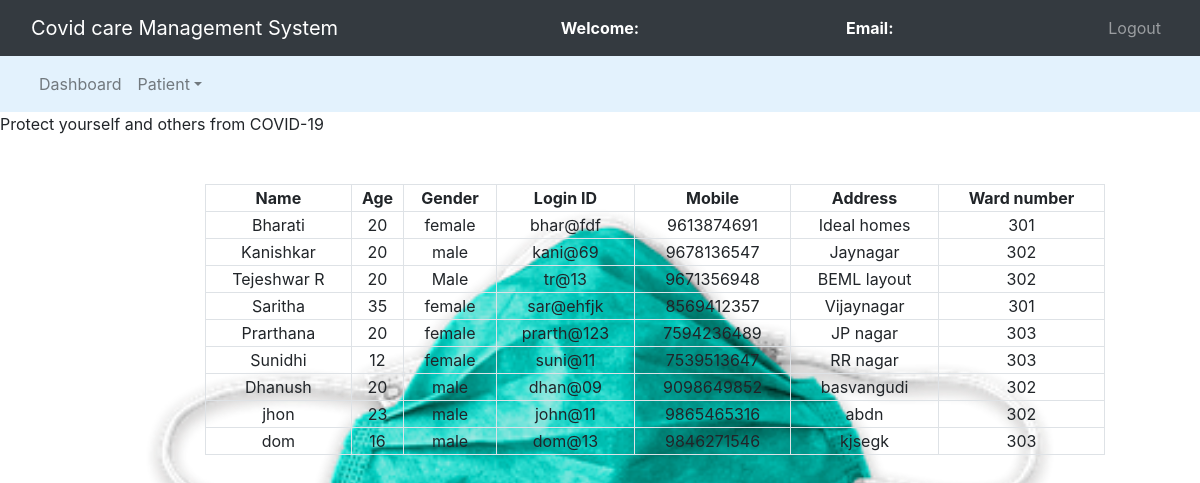
The page /admin/patlist.php on the database its author committed.
### tables this page shows
CREATE TABLE `patient` (
  `id` int(30) NOT NULL,
  `name` varchar(30) NOT NULL,
  `age` int(11) NOT NULL,
  `gender` varchar(10) NOT NULL,
  `logid` varchar(30) NOT NULL,
  `password` varchar(30) NOT NULL,
  `mobile` varchar(30) NOT NULL,
  `address` varchar(50) NOT NULL,
  `wardno` int(10) DEFAULT NULL
);

### admin/patlist.php (the view, shortened to what this page needs)
<?php
	$connection = mysqli_connect("localhost","root","");
	$query = "select * from patient";
?>
<!DOCTYPE html>
<html lang="en" dir="ltr">
  <head>
    <link rel="stylesheet" href="https://stackpath.bootstrapcdn.com/bootstrap/4.1.3/css/bootstrap.min.css">
  </head>
  <body>
    <nav class="navbar navbar-expand-lg navbar-dark bg-dark">
		<div class="container-fluid">
			<div class="navbar-header">
				<a class="navbar-brand" href="index.php">Covid care Management System</a>
			</div>
      <font style="color: white"><span><strong>Welcome: <?php echo $_SESSION['name'];?></strong></span></font>
			<font style="color: white"><span><strong>Email: <?php echo $_SESSION['email'];?></strong></span></font>
			<ul class="nav navbar-nav navbar-right">
        <li class="nav-item"><a class="nav-link" href="logout.php">Logout</a></li>
			</ul>
		</div>
	</nav>
	<nav class="navbar navbar-expand-lg navbar-light" style="background-color: #e3f2fd">
	<div class="container-fluid">
		<ul class="nav navbar-nav navbar-center">
			<li class="nav-item">
				<a href="admin_dashboard.php" class="nav-link">Dashboard</a>
				<li class="nav-item dropdown">
				<a class="nav-link dropdown-toggle" data-toggle="dropdown">Patient</a>
			</li>
		</li>
	</ul>
</div>
</nav>
  <span><marquee>Protect yourself and others from COVID-19</marquee></span><br><br>
  <div class="row">
	<div class="col-md-2"></div>
	<div class="col-md-8">
		<form>
			<table class="table-bordered" width="900px" style="text-align: center">
				<tr>
					<th>Name</th>
          <th>Age</th>
          <th>Gender</th>
					<th>Login ID</th>
					<th>Mobile</th>
					<th>Address</th>
						<th>Ward number</th>
				</tr>
				<?php
					$query_run = mysqli_query($connection,$query);
					while($row = mysqli_fetch_assoc($query_run)){
            $name = $row['name'];
            $age = $row['age'];
            $gender = $row['gender'];
            $mobile = $row['mobile'];
            $address = $row['address'];
            $logid = $row['logid'];
						$wardno = $row['wardno'];
				?>
						<tr>
              <td><?php echo $name;?></td>
              <td><?php echo $age;?></td>
              <td><?php echo $gender;?></td>
              <td><?php echo $logid;?></td>
              <td><?php echo $mobile;?></td>
              <td><?php echo $address;?></td>
							<td><?php echo $wardno;?></td>
            </tr>
						<?php
					}
				?>
			</table>
		</form>
	</div>
	<div class="col-md-2"></div>
</div>
  </body>
</html>

### admin/patlist.php (style rules this page uses)
body { background-image: url(c5.webp); background-repeat: no-no-repeat; background-size: cover; background-position: center center; background-attachment: fixed; }

### rows shown on the page
patient: name "Bharati", age "20", gender "female", logid "bhar@fdf", mobile "9613874691", address "Ideal homes", wardno "301"
patient: name "Kanishkar", age "20", gender "male", logid "kani@69", mobile "9678136547", address "Jaynagar", wardno "302"
patient: name "Tejeshwar R", age "20", gender "Male", logid "tr@13", mobile "9671356948", address "BEML layout", wardno "302"
patient: name "Saritha", age "35", gender "female", logid "sar@ehfjk", mobile "8569412357", address "Vijaynagar", wardno "301"
patient: name "Prarthana", age "20", gender "female", logid "prarth@123", mobile "7594236489", address "JP nagar", wardno "303"
patient: name "Sunidhi", age "12", gender "female", logid "suni@11", mobile "7539513647", address "RR nagar", wardno "303"
patient: name "Dhanush", age "20", gender "male", logid "dhan@09", mobile "9098649852", address "basvangudi", wardno "302"
patient: name "jhon", age "23", gender "male", logid "john@11", mobile "9865465316", address "abdn", wardno "302"
patient: name "dom", age "16", gender "male", logid "dom@13", mobile "9846271546", address "kjsegk", wardno "303"
